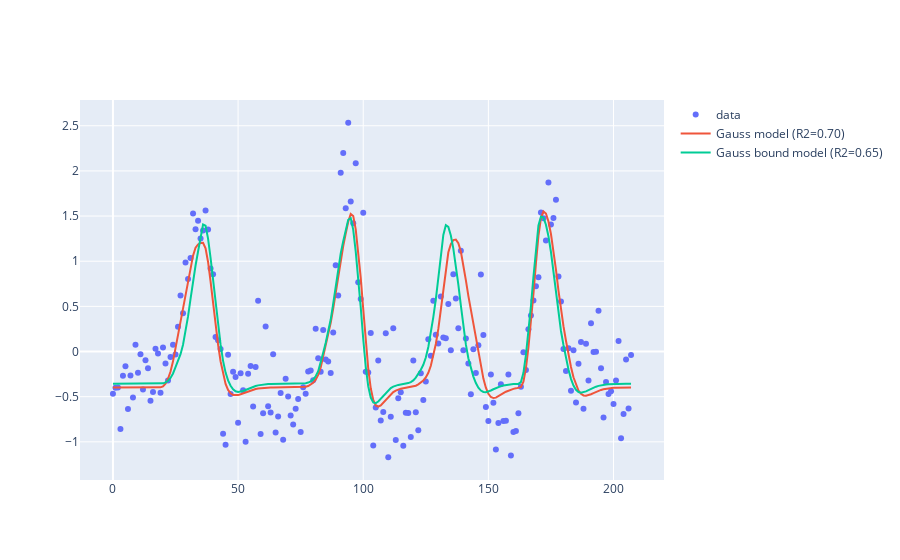

The code cell stored with this chart in its notebook:
### Code cell
num_vert = 9
import plotly.graph_objects as go
fig = go.Figure()
fig.add_trace(go.Scatter(y=data_fsnative_[:,num_vert], name='data', mode='markers'))
fig.add_trace(go.Scatter(y=gauss_pred_mat[:,num_vert], name='Gauss model (R2={:1.2f})'.format(gauss_fit_mat[num_vert,-1])))
fig.add_trace(go.Scatter(y=gauss_pred_mat2[:,num_vert], name='Gauss bound model (R2={:1.2f})'.format(gauss_fit_mat2[num_vert,-1])))
fig.show()

### Figure 1 — Plotly figure (JSON) as saved in the notebook; plotly's stock layout.template omitted (floating-point values rounded to 4 significant figures; data arrays with more than 128 entries replaced by an {"elided": "..."} marker saying what was removed)
{"data": [{"mode": "markers", "name": "data", "type": "scatter", "y": {"elided": "208 float values"}}, {"name": "Gauss model (R2=0.70)", "type": "scatter", "y": {"elided": "208 float values"}}, {"name": "Gauss bound model (R2=0.65)", "type": "scatter", "y": {"elided": "208 float values"}}], "layout": {"autosize": true, "xaxis": {"autorange": true, "range": [-13.64, 220.6]}, "yaxis": {"autorange": true, "range": [-1.476, 2.839], "type": "linear"}}}
